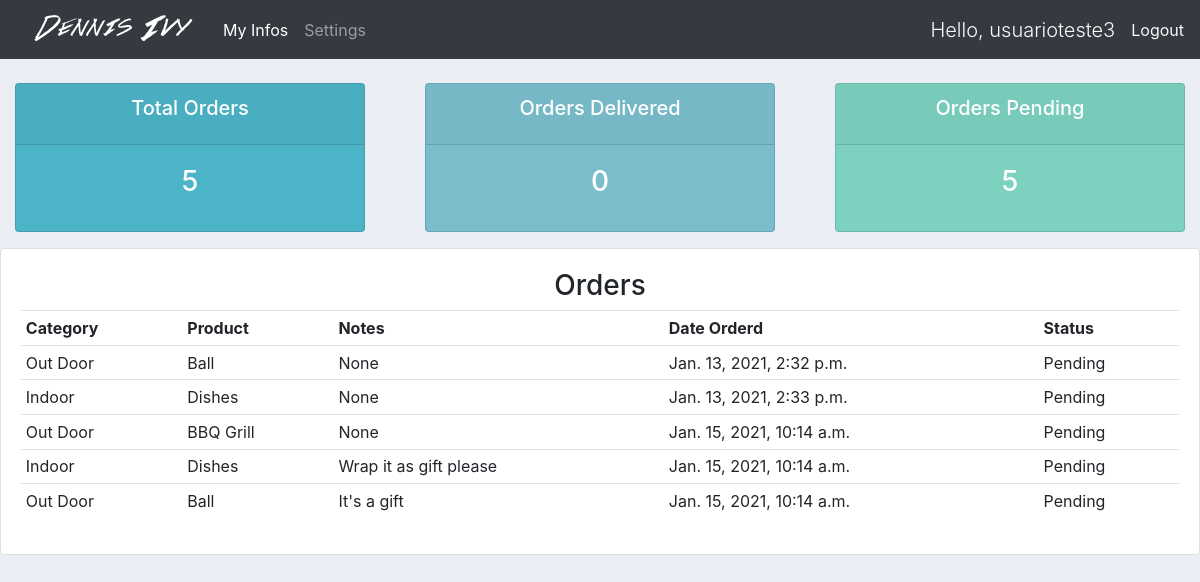
/user-page/ (signed in), run on the app's committed database.
### accounts/models/order.py (models this page shows, shortened)
class Order(models.Model):
    STATUS = (
        ('Pending', 'Pending'),
        ('Out of delivery', 'Out of delivery'),
        ('Delivered', 'Delivered'),
    )
    status = models.CharField(max_length=25, null=True, choices=STATUS)
    customer = models.ForeignKey(Customer, on_delete=models.SET_NULL, null=True)
    product = models.ForeignKey(Product, on_delete=models.SET_NULL, null=True)
    notes = models.CharField(max_length=200, null=True, blank=True)
    date_created = models.DateTimeField(auto_now_add=True, null=True)

### accounts/models/product.py (models this page shows)
class Product(models.Model):
    CATEGORIES = (
        ('Indoor', 'Indoor'),
        ('Out Door', 'Out Door'),
    )
    name = models.CharField(max_length=200, null=True)
    price = models.FloatField(null=True)
    category = models.CharField(max_length=200, null=True, choices=CATEGORIES)
    description = models.CharField(max_length=200, null=True, blank=True)
    tag = models.ManyToManyField(Tag)
    date_created = models.DateTimeField(auto_now_add=True, null=True)
    def __str__(self):
        return self.name

### accounts/decorators.py (the view)
        def wrapper_method(request, *args, **kwargs):
            user_groups = request.user.groups
            if user_groups.exists():
                user_group = user_groups.all()[0].name
            if user_group in allowed_roles:
                return view_method(request, *args, **kwargs)
            else:
                return HttpResponse("You aren't allow to view this page!")

### accounts/templatetags/helpers.py (called while the page is built)
@register.simple_tag
def is_link_active(request, url):
    return 'active' if request.path == url else ''

### accounts/views.py (called while the page is built)
@login_required(login_url='login')
@allowed_users(allowed_roles=['customer'])
def user_page(request):
    orders = request.user.customer.order_set.all()
    total_orders = orders.count()
    total_pending_orders = orders.filter(status='Pending').count()
    total_delivered_orders = orders.filter(status='Delivered').count()
    context = {
        'orders': orders,
        'total_orders': total_orders,
        'total_pending_orders': total_pending_orders,
        'total_delivered_orders': total_delivered_orders,
    }
    return render(request, 'pages/user.html', context)

### accounts/templates/pages/user.html (shortened to what this page needs)
{% extends 'base.html' %}
{% block content %}
{% include 'partials/_status.html' %}
{% include 'partials/_customer_orders_table.html' %}
{% endblock content %}

### accounts/templates/partials/_navbar.html (shortened to what this page needs)
{% load static %}
{% load helpers %}
{% url 'dashboard' as dashboard_url %}
{% url 'products' as products_url %}
{% url 'profile' as profile_url %}
{% url 'user_page' as user_url %}
<nav class="navbar navbar-expand-lg navbar-dark bg-dark">
    <a href="{% url 'dashboard' %}">
        <img src="{% static 'images/logo.png' %}" alt="imagem escrito Dennis Ivy com uma fonte diferente">
    </a>
    <div class="collapse navbar-collapse" id="navbarNav">
      <ul class="navbar-nav">
        {% if request.user.is_staff %}
        <li class="nav-item {% is_link_active request dashboard_url %}">
            <a class="nav-link" href="{% url 'dashboard' %}">Dashboard</a>
        </li>
        <li class="nav-item {% is_link_active request products_url %}">
            <a class="nav-link" href="{% url 'products' %}">Products</a>
        </li>
        <li class="nav-item">
            <a class="nav-link" href="/admin" target="_blank">Admin</a>
        </li>
        {% else %}
        <li class="nav-item {% is_link_active request user_url %}">
            <a class="nav-link" href="{% url 'user_page' %}">My Infos</a>
        </li>
        <li class="nav-item {% is_link_active request profile_url %}">
            <a class="nav-link" href="{% url 'profile' %}">Settings</a>
        </li>
        {% endif %}
      </ul>
    </div>
    <span class="text-light lead">Hello, {{request.user}}</span>
    <a href="{% url 'logout' %}" class="ml-3 text-light">Logout</a>
</nav>

### accounts/templates/partials/_customer_orders_table.html (shortened to what this page needs)
<div class="row">
    <div class="col-md">
        <div class="card card-body">
            <h3 class="text-center">Orders</h3>
            <table class="table table-sm">
                <tr>
                    <th>Category</th>
                    <th>Product</th>
                    <th>Notes</th>
                    <th>Date Orderd</th>
                    <th>Status</th>
                </tr>
                {% for order in orders %}
                <tr>
                    <td>{{order.product.category}}</td>
                    <td>{{order.product}}</td>
                    <td>{{order.notes}}</td>
                    <td>{{order.date_created}}</td>
                    <td>{{order.status}}</td>
                </tr>
                {% endfor %}
            </table>
        </div>
    </div>
</div>

### static/css/main.css (style rules this page uses)
body { background-color: #ebeff5; }

### data on the page
Order: product.category "Out Door", product "Ball", notes "None", date_created "Jan. 13, 2021, 2:32 p.m.", status "Pending"
Order: product.category "Indoor", product "Dishes", notes "None", date_created "Jan. 13, 2021, 2:33 p.m.", status "Pending"
Order: product.category "Out Door", product "BBQ Grill", notes "None", date_created "Jan. 15, 2021, 10:14 a.m.", status "Pending"
Order: product.category "Indoor", product "Dishes", notes "Wrap it as gift please", date_created "Jan. 15, 2021, 10:14 a.m.", status "Pending"
Order: product.category "Out Door", product "Ball", notes "It's a gift", date_created "Jan. 15, 2021, 10:14 a.m.", status "Pending"

### other printed values
{{ request.user }} "usuarioteste3"
{{ total_orders }} "5"
{{ total_delivered_orders }} "0"
{{ total_pending_orders }} "5"
